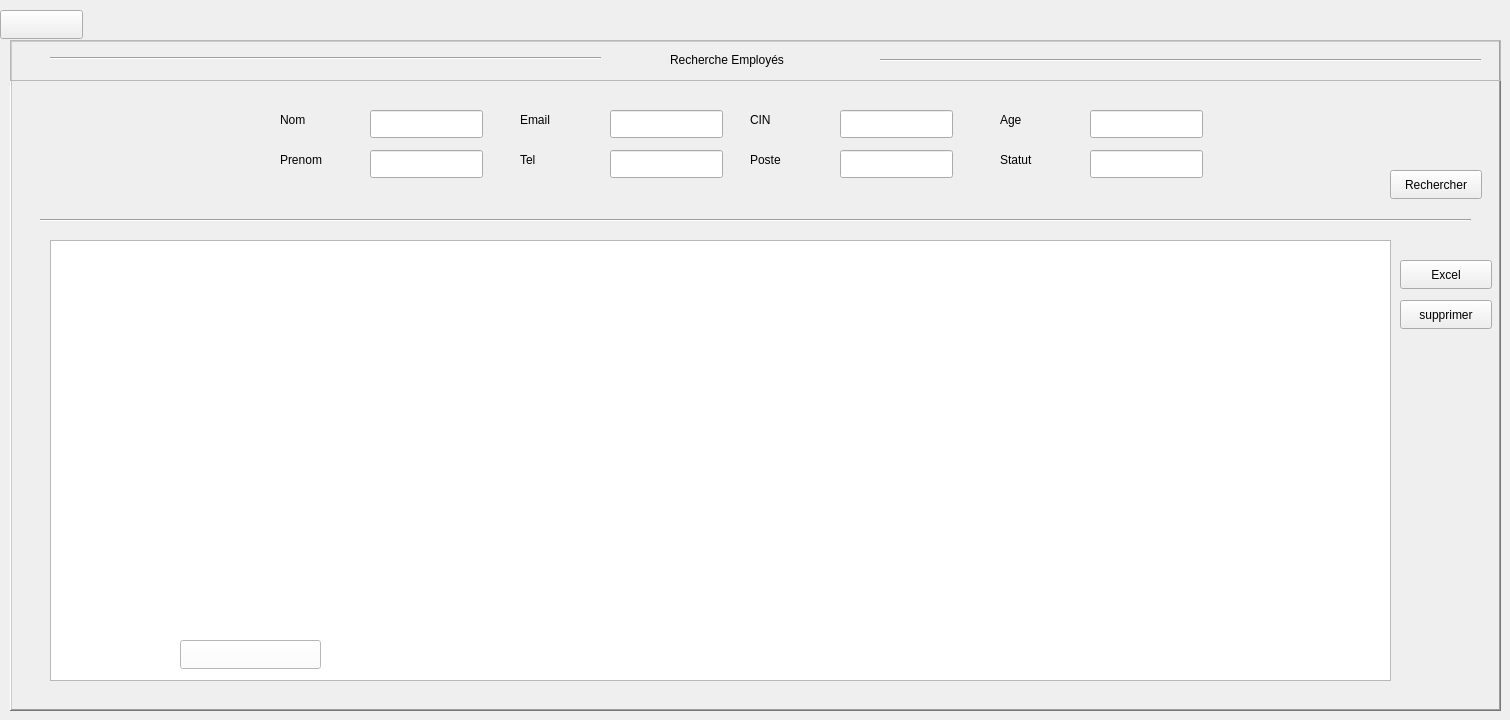
      <widget class="QWidget" name="page_2">
       <widget class="QFrame" name="frame_6">
        <property name="geometry">
         <rect>
          <x>10</x>
          <y>40</y>
          <width>1491</width>
          <height>671</height>
         </rect>
        </property>
        <property name="styleSheet">
         <string notr="true"/>
        </property>
        <property name="frameShape">
         <enum>QFrame::Shape::WinPanel</enum>
        </property>
        <property name="frameShadow">
         <enum>QFrame::Shadow::Raised</enum>
        </property>
        <widget class="QLineEdit" name="lineEdit">
         <property name="geometry">
          <rect>
           <x>360</x>
           <y>70</y>
           <width>113</width>
           <height>28</height>
          </rect>
         </property>
         <property name="styleSheet">
          <string notr="true"/>
         </property>
        </widget>
        <widget class="QLabel" name="label">
         <property name="geometry">
          <rect>
           <x>270</x>
           <y>70</y>
           <width>63</width>
           <height>20</height>
          </rect>
         </property>
         <property name="text">
          <string>Nom</string>
         </property>
        </widget>
        <widget class="QLabel" name="label_2">
         <property name="geometry">
          <rect>
           <x>270</x>
           <y>110</y>
           <width>63</width>
           <height>20</height>
          </rect>
         </property>
         <property name="text">
          <string>Prenom</string>
         </property>
        </widget>
        <widget class="QLineEdit" name="lineEdit_2">
         <property name="geometry">
          <rect>
           <x>360</x>
           <y>110</y>
           <width>113</width>
           <height>28</height>
          </rect>
         </property>
         <property name="styleSheet">
          <string notr="true"/>
         </property>
        </widget>
        <widget class="QLineEdit" name="lineEdit_4">
         <property name="geometry">
          <rect>
           <x>600</x>
           <y>110</y>
           <width>113</width>
           <height>28</height>
          </rect>
         </property>
         <property name="styleSheet">
          <string notr="true"/>
         </property>
        </widget>
        <widget class="QLabel" name="label_4">
         <property name="geometry">
          <rect>
           <x>510</x>
           <y>70</y>
           <width>63</width>
           <height>20</height>
          </rect>
         </property>
         <property name="text">
          <string>Email</string>
         </property>
        </widget>
        <widget class="QLineEdit" name="lineEdit_5">
         <property name="geometry">
          <rect>
           <x>600</x>
           <y>70</y>
           <width>113</width>
           <height>28</height>
          </rect>
         </property>
         <property name="styleSheet">
          <string notr="true"/>
         </property>
        </widget>
        <widget class="QLabel" name="label_6">
         <property name="geometry">
          <rect>
           <x>510</x>
           <y>110</y>
           <width>63</width>
           <height>20</height>
          </rect>
         </property>
         <property name="text">
          <string>Tel</string>
         </property>
        </widget>
        <widget class="QLineEdit" name="lineEdit_7">
         <property name="geometry">
          <rect>
           <x>830</x>
           <y>110</y>
           <width>113</width>
           <height>28</height>
          </rect>
         </property>
         <property name="styleSheet">
          <string notr="true"/>
         </property>
        </widget>
        <widget class="QLabel" name="label_7">
         <property name="geometry">
          <rect>
           <x>740</x>
           <y>70</y>
           <width>63</width>
           <height>20</height>
          </rect>
         </property>
         <property name="text">
          <string>CIN</string>
         </property>
        </widget>
        <widget class="QLineEdit" name="lineEdit_8">
         <property name="geometry">
          <rect>
           <x>830</x>
           <y>70</y>
           <width>113</width>
           <height>28</height>
          </rect>
         </property>
         <property name="styleSheet">
          <string notr="true"/>
         </property>
        </widget>
        <widget class="QLabel" name="label_9">
         <property name="geometry">
          <rect>
           <x>740</x>
           <y>110</y>
           <width>63</width>
           <height>20</height>
          </rect>
         </property>
         <property name="text">
          <string>Poste</string>
         </property>
        </widget>
        <widget class="Line" name="line_2">
         <property name="geometry">
          <rect>
           <x>30</x>
           <y>170</y>
           <width>1431</width>
           <height>20</height>
          </rect>
         </property>
         <property name="orientation">
          <enum>Qt::Orientation::Horizontal</enum>
         </property>
        </widget>
        <widget class="QPushButton" name="pushButton_11">
         <property name="geometry">
          <rect>
           <x>1380</x>
           <y>130</y>
           <width>92</width>
           <height>29</height>
          </rect>
         </property>
         <property name="styleSheet">
          <string notr="true"/>
         </property>
         <property name="text">
          <string>Rechercher</string>
         </property>
        </widget>
        <widget class="QFrame" name="frame_7">
         <property name="geometry">
          <rect>
           <x>0</x>
           <y>0</y>
           <width>1491</width>
           <height>41</height>
          </rect>
         </property>
         <property name="styleSheet">
          <string notr="true"/>
         </property>
         <property name="frameShape">
          <enum>QFrame::Shape::StyledPanel</enum>
         </property>
         <property name="frameShadow">
          <enum>QFrame::Shadow::Raised</enum>
         </property>
         <widget class="QLabel" name="label_10">
          <property name="geometry">
           <rect>
            <x>660</x>
            <y>10</y>
            <width>201</width>
            <height>20</height>
           </rect>
          </property>
          <property name="text">
           <string>Recherche Employés</string>
          </property>
         </widget>
         <widget class="Line" name="line_3">
          <property name="geometry">
           <rect>
            <x>40</x>
            <y>10</y>
            <width>551</width>
            <height>16</height>
           </rect>
          </property>
          <property name="orientation">
           <enum>Qt::Orientation::Horizontal</enum>
          </property>
         </widget>
         <widget class="Line" name="line_4">
          <property name="geometry">
           <rect>
            <x>870</x>
            <y>10</y>
            <width>601</width>
            <height>20</height>
           </rect>
          </property>
          <property name="orientation">
           <enum>Qt::Orientation::Horizontal</enum>
          </property>
         </widget>
        </widget>
        <widget class="QTableView" name="tableWidget_employes">
         <property name="geometry">
          <rect>
           <x>40</x>
           <y>200</y>
           <width>1341</width>
           <height>441</height>
          </rect>
         </property>
         <property name="contextMenuPolicy">
          <enum>Qt::ContextMenuPolicy::CustomContextMenu</enum>
         </property>
         <property name="styleSheet">
          <string notr="true"/>
         </property>
         <property name="frameShape">
          <enum>QFrame::Shape::StyledPanel</enum>
         </property>
         <property name="frameShadow">
          <enum>QFrame::Shadow::Raised</enum>
         </property>
         <property name="editTriggers">
          <set>QAbstractItemView::EditTrigger::NoEditTriggers</set>
         </property>
         <property name="selectionMode">
          <enum>QAbstractItemView::SelectionMode::SingleSelection</enum>
         </property>
         <property name="selectionBehavior">
          <enum>QAbstractItemView::SelectionBehavior::SelectRows</enum>
         </property>
        </widget>
        <widget class="QPushButton" name="pushButton_6">
         <property name="geometry">
          <rect>
           <x>1390</x>
           <y>220</y>
           <width>92</width>
           <height>29</height>
          </rect>
         </property>
         <property name="styleSheet">
          <string notr="true"/>
         </property>
         <property name="text">
          <string>Excel</string>
         </property>
        </widget>
        <widget class="QPushButton" name="pushButton_7">
         <property name="geometry">
          <rect>
           <x>1390</x>
           <y>260</y>
           <width>92</width>
           <height>29</height>
          </rect>
         </property>
         <property name="styleSheet">
          <string notr="true"/>
         </property>
         <property name="text">
          <string>supprimer</string>
         </property>
        </widget>
        <widget class="QLabel" name="label_3">
         <property name="geometry">
          <rect>
           <x>990</x>
           <y>70</y>
           <width>63</width>
           <height>20</height>
          </rect>
         </property>
         <property name="text">
          <string>Age</string>
         </property>
        </widget>
        <widget class="QLineEdit" name="lineEdit_3">
         <property name="geometry">
          <rect>
           <x>1080</x>
           <y>70</y>
           <width>113</width>
           <height>28</height>
          </rect>
         </property>
         <property name="styleSheet">
          <string notr="true"/>
         </property>
        </widget>
        <widget class="QLineEdit" name="lineEdit_6">
         <property name="geometry">
          <rect>
           <x>1080</x>
           <y>110</y>
           <width>113</width>
           <height>28</height>
          </rect>
         </property>
         <property name="styleSheet">
          <string notr="true"/>
         </property>
        </widget>
        <widget class="QLabel" name="label_34">
         <property name="geometry">
          <rect>
           <x>990</x>
           <y>110</y>
           <width>63</width>
           <height>20</height>
          </rect>
         </property>
         <property name="text">
          <string>Statut</string>
         </property>
        </widget>
        <widget class="QLabel" name="label_5">
         <property name="geometry">
          <rect>
           <x>52</x>
           <y>209</y>
           <width>1321</width>
           <height>421</height>
          </rect>
         </property>
         <property name="text">
          <string/>
         </property>
         <property name="pixmap">
          <pixmap resource="image_first.qrc">:/images/table.png</pixmap>
         </property>
         <property name="scaledContents">
          <bool>true</bool>
         </property>
        </widget>
        <widget class="QPushButton" name="pushButton_20">
         <property name="geometry">
          <rect>
           <x>170</x>
           <y>600</y>
           <width>141</width>
           <height>29</height>
          </rect>
         </property>
         <property name="styleSheet">
          <string notr="true">background-color: rgb(255, 255, 255);</string>
         </property>
         <property name="text">
          <string/>
         </property>
        </widget>
       </widget>
       <widget class="QPushButton" name="pushButton_19">
        <property name="geometry">
         <rect>
          <x>0</x>
          <y>10</y>
          <width>83</width>
          <height>29</height>
         </rect>
        </property>
        <property name="text">
         <string/>
        </property>
        <property name="icon">
         <iconset theme="QIcon::ThemeIcon::EditUndo"/>
        </property>
       </widget>
      </widget>
